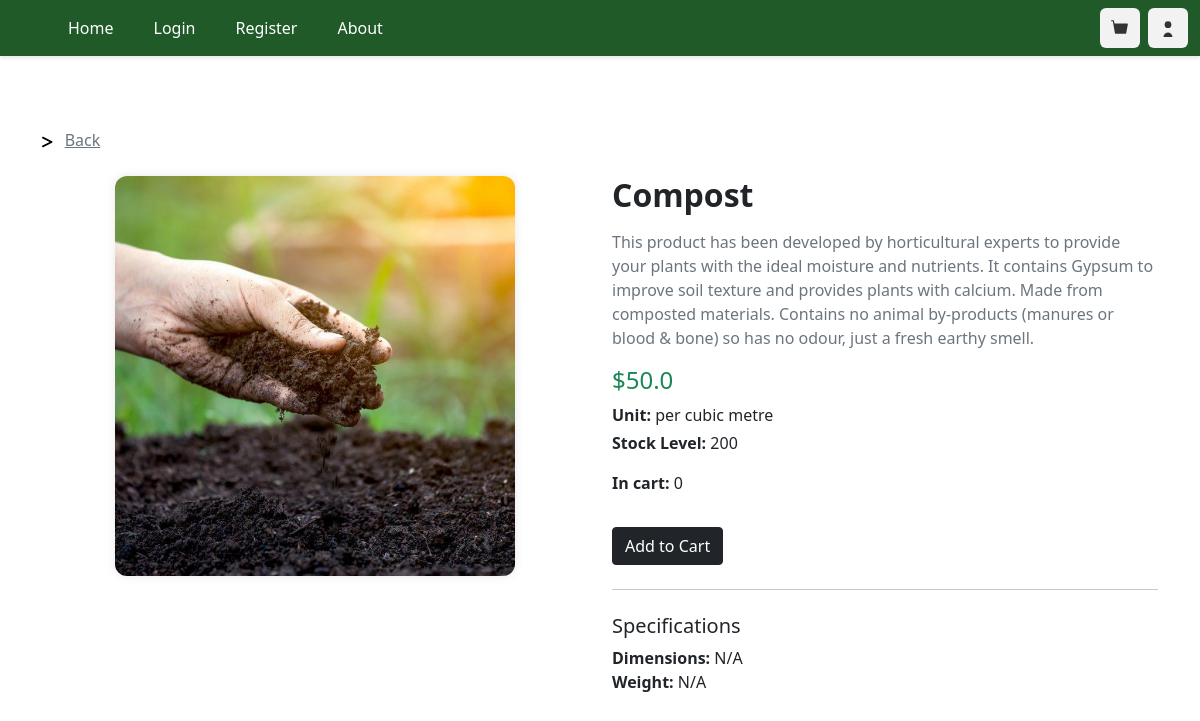
/product_view_3, run on the app's committed database.
### ORM/tables.py (models this page shows, shortened)
class Product(TimeStampedModel):
    __tablename__ = 'products'
    id = Column(Integer, primary_key=True, autoincrement=True)
    name = Column(String(100), nullable=False)
    description = Column(String, nullable=False)
    dimensions = Column(String(50), nullable=True)
    weight = Column(REAL, nullable=True)
    unit = Column(String(50), nullable=False)
    price = Column(REAL, nullable=False)
    stock_level = Column(Integer, nullable=False)
    category = Column(Integer, ForeignKey('categories.id'), nullable=False, index=True)
    image = Column(String(100), nullable=False)
    orders = Relationship('Order', back_populates='product')
    categories = Relationship('Category', back_populates='product')

### main.py (the view)
@limiter.limit(default)
@app.route("/product_view_<int:product_id>", methods=['POST', 'GET'])
def product_view(product_id):
    session["accessed_products_route"]= "/product_view_"+ str(product_id)
    product_obj = get_product_by_id(product_id)
    try:
        quantity_in_cart = session['cart'][str(product_id)]
    except KeyError:
        quantity_in_cart = 0
    if product_obj == None:
        abort(404)
    return render_template("product_view.html", product=product_obj,quantity=quantity_in_cart)

### ORM/ORM_operations.py (called while the page is built)
def get_product_by_id(product_id:int):
    product = Product.query.filter(Product.id == product_id).first()
    if product is None:
       raise Exception('Valid product expected but NoneType was given')
    return product

### main.py (called while the page is built)
@app.after_request
def add_security_headers(resp):
    resp.headers['Content-Security-Policy'] =  "default-src 'self'; object-src 'none'; base-uri 'none';" #prevents inline scripts from running and objects
    resp.headers['X-Content-Type-Options'] = 'nosniff' #forces the browser to honour the content type instead of auto detecting
    resp.headers['X-Frame-Options'] = 'SAMEORIGIN' #prevents external sites from embedding this site in iframe, helping prevent clickjacking
    return resp

### templates/product_view.html (shortened to what this page needs)
{% extends "base.html" %}
{% block content %}
<div class="container my-5" style="padding-top: 5rem">
    <svg xmlns="http://www.w3.org/2000/svg" height="14" width="10.5" viewBox="0 0 384 512">
        <path d="M3.4 81.7c-7.9 15.8-1.5 35 14.3 42.9L280.5 256 17.7 387.4C1.9 395.3-4.5 414.5 3.4 430.3s27.1 22.2 42.9 14.3l320-160c10.8-5.4 17.7-16.5 17.7-28.6s-6.8-23.2-17.7-28.6l-320-160c-15.8-7.9-35-1.5-42.9 14.3z"/>
    </svg>
    <a href="/" class="text-muted px-2">Back</a>
    <div class="row mt-4">
        <div class="col-md-6 d-flex align-items-start justify-content-center">
            <div style="width: 400px; height: 400px; overflow: hidden; border-radius: 0.75rem; box-shadow: 0 0 10px rgba(0,0,0,0.1);">
                <img src="{{ product.image }}" alt="{{ product.name }}"
                     style="width: 100%; height: 100%; object-fit: cover;">
            </div>
        </div>
        <div class="col-md-6">
            <h2 class="fw-bold mb-3">{{ product.name }}</h2>
            <p class="text-muted">{{ product.description }}</p>
            <h4 class="text-success">${{ product.price }}</h4>
            <p class="mb-1"><strong>Unit:</strong> {{ product.unit }}</p>
            <p><strong>Stock Level:</strong> {{ product.stock_level }}</p>
            <p><strong>In cart:</strong> {{quantity}}</p>
            <button class="btn btn-dark mt-3" id="add_to_cart">
                 Add to Cart
            </button>
            <hr class="my-4">
            <h5>Specifications</h5>
            <ul class="list-unstyled">
                <li><strong>Dimensions:</strong> {% if product.dimensions == None %}N/A{%else%}{{ product.dimensions }}{%endif%}</li>
                <li><strong>Weight:</strong> {% if product.weight == None %}N/A{% else %}{{ product.weight }}kg{%endif%}</li>
            </ul>
        </div>
    </div>
</div>
{% endblock %}

### data on the page
Product: image (picture), name "Compost", description "This product has been developed by horticultural experts to provide your plants with the ideal moisture and nutrients. It contains Gypsum to improve soil texture and provides plants with calcium. Made from composted materials. Contains no animal by-products (manures or blood & bone) so has no odour, just a fresh earthy smell.", price "50.0", unit "per cubic metre", stock_level "200"

### other printed values
{{ quantity }} "0"
